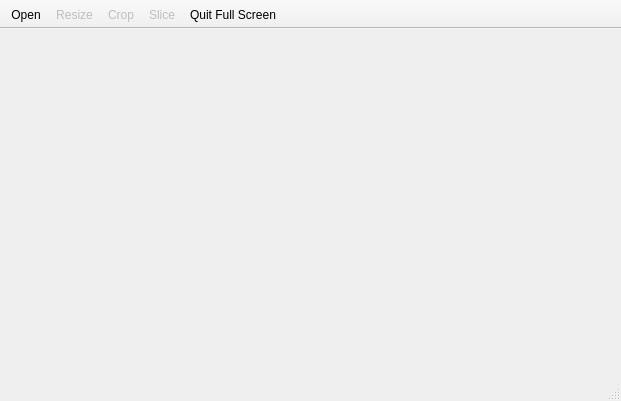
<?xml version="1.0" encoding="UTF-8"?>
<ui version="4.0">
 <class>MainWindow</class>
 <widget class="QMainWindow" name="MainWindow">
  <property name="geometry">
   <rect>
    <x>0</x>
    <y>0</y>
    <width>621</width>
    <height>401</height>
   </rect>
  </property>
  <property name="windowTitle">
   <string>Image Slice</string>
  </property>
  <widget class="QWidget" name="centralWidget">
   <layout class="QVBoxLayout" name="verticalLayout"/>
  </widget>
  <widget class="QToolBar" name="mainToolBar">
   <property name="enabled">
    <bool>true</bool>
   </property>
   <property name="movable">
    <bool>false</bool>
   </property>
   <property name="iconSize">
    <size>
     <width>48</width>
     <height>48</height>
    </size>
   </property>
   <property name="toolButtonStyle">
    <enum>Qt::ToolButtonTextUnderIcon</enum>
   </property>
   <attribute name="toolBarArea">
    <enum>TopToolBarArea</enum>
   </attribute>
   <attribute name="toolBarBreak">
    <bool>false</bool>
   </attribute>
   <addaction name="openAction"/>
   <addaction name="resizeAction"/>
   <addaction name="cropAction"/>
   <addaction name="sliceAction"/>
   <addaction name="quitAction"/>
  </widget>
  <widget class="QStatusBar" name="statusBar"/>
  <widget class="QMenuBar" name="menuBar">
   <property name="geometry">
    <rect>
     <x>0</x>
     <y>0</y>
     <width>621</width>
     <height>22</height>
    </rect>
   </property>
  </widget>
  <action name="openAction">
   <property name="icon">
    <iconset>
     <normaloff>:/open.png</normaloff>
     <normalon>:/images/open.png</normalon>:/open.png</iconset>
   </property>
   <property name="text">
    <string>&amp;Open</string>
   </property>
   <property name="toolTip">
    <string>Open New Image</string>
   </property>
   <property name="shortcut">
    <string>Ctrl+O</string>
   </property>
  </action>
  <action name="sliceAction">
   <property name="enabled">
    <bool>false</bool>
   </property>
   <property name="icon">
    <iconset>
     <normaloff>:/slice.png</normaloff>
     <normalon>:/images/slice.png</normalon>:/slice.png</iconset>
   </property>
   <property name="text">
    <string>&amp;Slice</string>
   </property>
   <property name="toolTip">
    <string>Image Slice</string>
   </property>
   <property name="shortcut">
    <string>Ctrl+S</string>
   </property>
  </action>
  <action name="cropAction">
   <property name="checkable">
    <bool>true</bool>
   </property>
   <property name="enabled">
    <bool>false</bool>
   </property>
   <property name="icon">
    <iconset>
     <normaloff>:/crop.png</normaloff>
     <normalon>:/images/crop.png</normalon>:/crop.png</iconset>
   </property>
   <property name="text">
    <string>&amp;Crop</string>
   </property>
   <property name="toolTip">
    <string>Crop Image</string>
   </property>
   <property name="shortcut">
    <string>Ctrl+C</string>
   </property>
  </action>
  <action name="quitAction">
   <property name="icon">
    <iconset>
     <normaloff>:/quit.png</normaloff>
     <normalon>:/images/quit.png</normalon>:/quit.png</iconset>
   </property>
   <property name="text">
    <string>&amp;Quit Full Screen</string>
   </property>
   <property name="shortcut">
    <string>Esc</string>
   </property>
   <property name="visible">
    <bool>false</bool>
   </property>
  </action>
  <action name="resizeAction">
   <property name="enabled">
    <bool>false</bool>
   </property>
   <property name="icon">
    <iconset>
     <normaloff>:/resize.png</normaloff>
     <normalon>:/images/resize.png</normalon>:/resize.png</iconset>
   </property>
   <property name="text">
    <string>&amp;Resize</string>
   </property>
   <property name="toolTip">
    <string>Resize Image</string>
   </property>
   <property name="shortcut">
    <string>Ctrl+R</string>
   </property>
  </action>
 </widget>
 <layoutdefault spacing="6" margin="11"/>
 <resources/>
 <connections/>
</ui>
